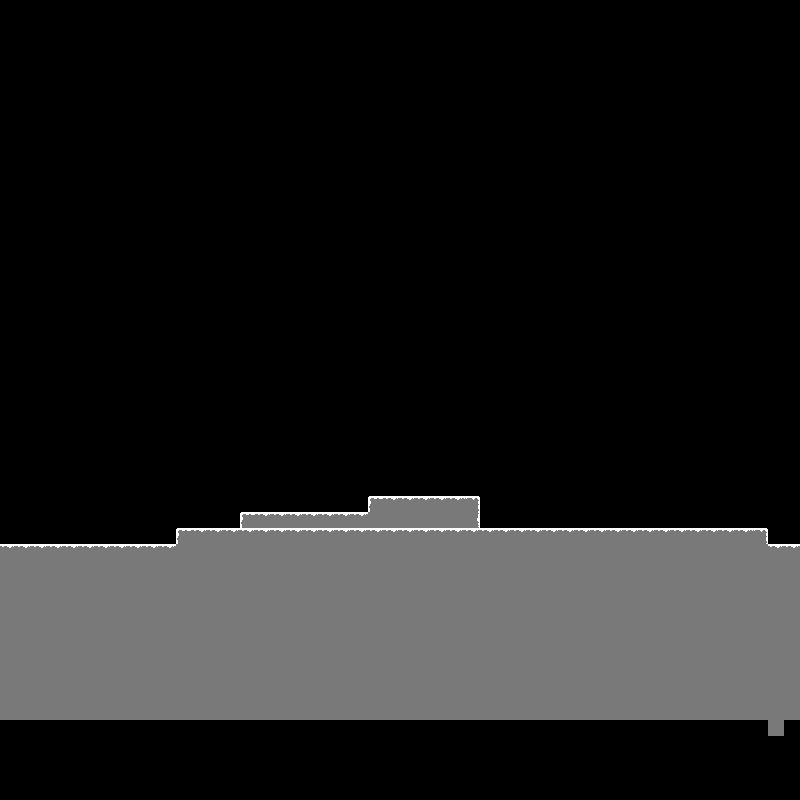

This game map was drawn from its Tiled (.tmx) file and the tilesets committed beside it. A one-line description and the full map source follow:
An orthogonal 50x50 tile map with 16x16 px tiles, 1 tile layer (Camada de Tiles 1) and 6 objects (5x solid, Player).

<map version="1.0" orientation="orthogonal" renderorder="right-down" width="50" height="50" tilewidth="16" tileheight="16" nextobjectid="13">
 <tileset firstgid="1" name="tile" tilewidth="16" tileheight="16" tilecount="9" columns="3">
  <image source="../image/tile.png" width="48" height="48" />
  <tile id="0">
   <properties>
    <property name="solid" value="1" />
   </properties>
  </tile>
  <tile id="1">
   <properties>
    <property name="solid" value="1" />
   </properties>
  </tile>
  <tile id="2">
   <properties>
    <property name="solid" value="1" />
   </properties>
  </tile>
  <tile id="3">
   <properties>
    <property name="solid" value="1" />
   </properties>
  </tile>
  <tile id="4">
   <properties>
    <property name="solid" value="1" />
   </properties>
  </tile>
  <tile id="5">
   <properties>
    <property name="solid" value="1" />
   </properties>
  </tile>
  <tile id="6">
   <properties>
    <property name="solid" value="1" />
   </properties>
  </tile>
  <tile id="7">
   <properties>
    <property name="solid" value="1" />
   </properties>
  </tile>
  <tile id="8">
   <properties>
    <property name="solid" value="1" />
   </properties>
  </tile>
 </tileset>
 <layer name="Camada de Tiles 1" width="50" height="50">
  <data encoding="csv">
0,0,0,0,0,0,0,0,0,0,0,0,0,0,0,0,0,0,0,0,0,0,0,0,0,0,0,0,0,0,0,0,0,0,0,0,0,0,0,0,0,0,0,0,0,0,0,0,0,0,
0,0,0,0,0,0,0,0,0,0,0,0,0,0,0,0,0,0,0,0,0,0,0,0,0,0,0,0,0,0,0,0,0,0,0,0,0,0,0,0,0,0,0,0,0,0,0,0,0,0,
0,0,0,0,0,0,0,0,0,0,0,0,0,0,0,0,0,0,0,0,0,0,0,0,0,0,0,0,0,0,0,0,0,0,0,0,0,0,0,0,0,0,0,0,0,0,0,0,0,0,
0,0,0,0,0,0,0,0,0,0,0,0,0,0,0,0,0,0,0,0,0,0,0,0,0,0,0,0,0,0,0,0,0,0,0,0,0,0,0,0,0,0,0,0,0,0,0,0,0,0,
0,0,0,0,0,0,0,0,0,0,0,0,0,0,0,0,0,0,0,0,0,0,0,0,0,0,0,0,0,0,0,0,0,0,0,0,0,0,0,0,0,0,0,0,0,0,0,0,0,0,
0,0,0,0,0,0,0,0,0,0,0,0,0,0,0,0,0,0,0,0,0,0,0,0,0,0,0,0,0,0,0,0,0,0,0,0,0,0,0,0,0,0,0,0,0,0,0,0,0,0,
0,0,0,0,0,0,0,0,0,0,0,0,0,0,0,0,0,0,0,0,0,0,0,0,0,0,0,0,0,0,0,0,0,0,0,0,0,0,0,0,0,0,0,0,0,0,0,0,0,0,
0,0,0,0,0,0,0,0,0,0,0,0,0,0,0,0,0,0,0,0,0,0,0,0,0,0,0,0,0,0,0,0,0,0,0,0,0,0,0,0,0,0,0,0,0,0,0,0,0,0,
0,0,0,0,0,0,0,0,0,0,0,0,0,0,0,0,0,0,0,0,0,0,0,0,0,0,0,0,0,0,0,0,0,0,0,0,0,0,0,0,0,0,0,0,0,0,0,0,0,0,
0,0,0,0,0,0,0,0,0,0,0,0,0,0,0,0,0,0,0,0,0,0,0,0,0,0,0,0,0,0,0,0,0,0,0,0,0,0,0,0,0,0,0,0,0,0,0,0,0,0,
0,0,0,0,0,0,0,0,0,0,0,0,0,0,0,0,0,0,0,0,0,0,0,0,0,0,0,0,0,0,0,0,0,0,0,0,0,0,0,0,0,0,0,0,0,0,0,0,0,0,
0,0,0,0,0,0,0,0,0,0,0,0,0,0,0,0,0,0,0,0,0,0,0,0,0,0,0,0,0,0,0,0,0,0,0,0,0,0,0,0,0,0,0,0,0,0,0,0,0,0,
0,0,0,0,0,0,0,0,0,0,0,0,0,0,0,0,0,0,0,0,0,0,0,0,0,0,0,0,0,0,0,0,0,0,0,0,0,0,0,0,0,0,0,0,0,0,0,0,0,0,
0,0,0,0,0,0,0,0,0,0,0,0,0,0,0,0,0,0,0,0,0,0,0,0,0,0,0,0,0,0,0,0,0,0,0,0,0,0,0,0,0,0,0,0,0,0,0,0,0,0,
0,0,0,0,0,0,0,0,0,0,0,0,0,0,0,0,0,0,0,0,0,0,0,0,0,0,0,0,0,0,0,0,0,0,0,0,0,0,0,0,0,0,0,0,0,0,0,0,0,0,
0,0,0,0,0,0,0,0,0,0,0,0,0,0,0,0,0,0,0,0,0,0,0,0,0,0,0,0,0,0,0,0,0,0,0,0,0,0,0,0,0,0,0,0,0,0,0,0,0,0,
0,0,0,0,0,0,0,0,0,0,0,0,0,0,0,0,0,0,0,0,0,0,0,0,0,0,0,0,0,0,0,0,0,0,0,0,0,0,0,0,0,0,0,0,0,0,0,0,0,0,
0,0,0,0,0,0,0,0,0,0,0,0,0,0,0,0,0,0,0,0,0,0,0,0,0,0,0,0,0,0,0,0,0,0,0,0,0,0,0,0,0,0,0,0,0,0,0,0,0,0,
0,0,0,0,0,0,0,0,0,0,0,0,0,0,0,0,0,0,0,0,0,0,0,0,0,0,0,0,0,0,0,0,0,0,0,0,0,0,0,0,0,0,0,0,0,0,0,0,0,0,
0,0,0,0,0,0,0,0,0,0,0,0,0,0,0,0,0,0,0,0,0,0,0,0,0,0,0,0,0,0,0,0,0,0,0,0,0,0,0,0,0,0,0,0,0,0,0,0,0,0,
0,0,0,0,0,0,0,0,0,0,0,0,0,0,0,0,0,0,0,0,0,0,0,0,0,0,0,0,0,0,0,0,0,0,0,0,0,0,0,0,0,0,0,0,0,0,0,0,0,0,
0,0,0,0,0,0,0,0,0,0,0,0,0,0,0,0,0,0,0,0,0,0,0,0,0,0,0,0,0,0,0,0,0,0,0,0,0,0,0,0,0,0,0,0,0,0,0,0,0,0,
0,0,0,0,0,0,0,0,0,0,0,0,0,0,0,0,0,0,0,0,0,0,0,0,0,0,0,0,0,0,0,0,0,0,0,0,0,0,0,0,0,0,0,0,0,0,0,0,0,0,
0,0,0,0,0,0,0,0,0,0,0,0,0,0,0,0,0,0,0,0,0,0,0,0,0,0,0,0,0,0,0,0,0,0,0,0,0,0,0,0,0,0,0,0,0,0,0,0,0,0,
0,0,0,0,0,0,0,0,0,0,0,0,0,0,0,0,0,0,0,0,0,0,0,0,0,0,0,0,0,0,0,0,0,0,0,0,0,0,0,0,0,0,0,0,0,0,0,0,0,0,
0,0,0,0,0,0,0,0,0,0,0,0,0,0,0,0,0,0,0,0,0,0,0,0,0,0,0,0,0,0,0,0,0,0,0,0,0,0,0,0,0,0,0,0,0,0,0,0,0,0,
0,0,0,0,0,0,0,0,0,0,0,0,0,0,0,0,0,0,0,0,0,0,0,0,0,0,0,0,0,0,0,0,0,0,0,0,0,0,0,0,0,0,0,0,0,0,0,0,0,0,
0,0,0,0,0,0,0,0,0,0,0,0,0,0,0,0,0,0,0,0,0,0,0,0,0,0,0,0,0,0,0,0,0,0,0,0,0,0,0,0,0,0,0,0,0,0,0,0,0,0,
0,0,0,0,0,0,0,0,0,0,0,0,0,0,0,0,0,0,0,0,0,0,0,0,0,0,0,0,0,0,0,0,0,0,0,0,0,0,0,0,0,0,0,0,0,0,0,0,0,0,
0,0,0,0,0,0,0,0,0,0,0,0,0,0,0,0,0,0,0,0,0,0,0,0,0,0,0,0,0,0,0,0,0,0,0,0,0,0,0,0,0,0,0,0,0,0,0,0,0,0,
0,0,0,0,0,0,0,0,0,0,0,0,0,0,0,0,0,0,0,0,0,0,0,0,0,0,0,0,0,0,0,0,0,0,0,0,0,0,0,0,0,0,0,0,0,0,0,0,0,0,
0,0,0,0,0,0,0,0,0,0,0,0,0,0,0,0,0,0,0,0,0,0,0,1,2,2,2,2,2,3,0,0,0,0,0,0,0,0,0,0,0,0,0,0,0,0,0,0,0,0,
0,0,0,0,0,0,0,0,0,0,0,0,0,0,0,1,2,2,2,2,2,2,2,5,5,5,5,5,5,6,0,0,0,0,0,0,0,0,0,0,0,0,0,0,0,0,0,0,0,0,
0,0,0,0,0,0,0,0,0,0,0,1,2,2,2,2,2,2,2,2,2,2,2,2,2,2,2,2,2,2,2,2,2,2,2,2,2,2,2,2,2,2,2,2,2,2,2,3,0,0,
2,2,2,2,2,2,2,2,2,2,2,5,5,5,5,5,5,5,5,5,5,5,5,5,5,5,5,5,5,5,5,5,5,5,5,5,5,5,5,5,5,5,5,5,5,5,5,5,2,2,
5,5,5,5,5,5,5,5,5,5,5,5,5,5,5,5,5,5,5,5,5,5,5,5,5,5,5,5,5,5,5,5,5,5,5,5,5,5,5,5,5,5,5,5,5,5,5,5,5,5,
5,5,5,5,5,5,5,5,5,5,5,5,5,5,5,5,5,5,5,5,5,5,5,5,5,5,5,5,5,5,5,5,5,5,5,5,5,5,5,5,5,5,5,5,5,5,5,5,5,5,
5,5,5,5,5,5,5,5,5,5,5,5,5,5,5,5,5,5,5,5,5,5,5,5,5,5,5,5,5,5,5,5,5,5,5,5,5,5,5,5,5,5,5,5,5,5,5,5,5,5,
5,5,5,5,5,5,5,5,5,5,5,5,5,5,5,5,5,5,5,5,5,5,5,5,5,5,5,5,5,5,5,5,5,5,5,5,5,5,5,5,5,5,5,5,5,5,5,5,5,5,
5,5,5,5,5,5,5,5,5,5,5,5,5,5,5,5,5,5,5,5,5,5,5,5,5,5,5,5,5,5,5,5,5,5,5,5,5,5,5,5,5,5,5,5,5,5,5,5,5,5,
5,5,5,5,5,5,5,5,5,5,5,5,5,5,5,5,5,5,5,5,5,5,5,5,5,5,5,5,5,5,5,5,5,5,5,5,5,5,5,5,5,5,5,5,5,5,5,5,5,5,
5,5,5,5,5,5,5,5,5,5,5,5,5,5,5,5,5,5,5,5,5,5,5,5,5,5,5,5,5,5,5,5,5,5,5,5,5,5,5,5,5,5,5,5,5,5,5,5,5,5,
5,5,5,5,5,5,5,5,5,5,5,5,5,5,5,5,5,5,5,5,5,5,5,5,5,5,5,5,5,5,5,5,5,5,5,5,5,5,5,5,5,5,5,5,5,5,5,5,5,5,
5,5,5,5,5,5,5,5,5,5,5,5,5,5,5,5,5,5,5,5,5,5,5,5,5,5,5,5,5,5,5,5,5,5,5,5,5,5,5,5,5,5,5,5,5,5,5,5,5,5,
5,5,5,5,5,5,5,5,5,5,5,5,5,5,5,5,5,5,5,5,5,5,5,5,5,5,5,5,5,5,5,5,5,5,5,5,5,5,5,5,5,5,5,5,5,5,5,5,5,5,
0,0,0,0,0,0,0,0,0,0,0,0,0,0,0,0,0,0,0,0,0,0,0,0,0,0,0,0,0,0,0,0,0,0,0,0,0,0,0,0,0,0,0,0,0,0,0,0,5,0,
0,0,0,0,0,0,0,0,0,0,0,0,0,0,0,0,0,0,0,0,0,0,0,0,0,0,0,0,0,0,0,0,0,0,0,0,0,0,0,0,0,0,0,0,0,0,0,0,0,0,
0,0,0,0,0,0,0,0,0,0,0,0,0,0,0,0,0,0,0,0,0,0,0,0,0,0,0,0,0,0,0,0,0,0,0,0,0,0,0,0,0,0,0,0,0,0,0,0,0,0,
0,0,0,0,0,0,0,0,0,0,0,0,0,0,0,0,0,0,0,0,0,0,0,0,0,0,0,0,0,0,0,0,0,0,0,0,0,0,0,0,0,0,0,0,0,0,0,0,0,0,
0,0,0,0,0,0,0,0,0,0,0,0,0,0,0,0,0,0,0,0,0,0,0,0,0,0,0,0,0,0,0,0,0,0,0,0,0,0,0,0,0,0,0,0,0,0,0,0,0,0
</data>
 </layer>
 <objectgroup name="Camada de Objetos 1">
  <object id="3" name="Player" x="35.5" y="473" />
 </objectgroup>
 <objectgroup name="Chao">
  <object id="4" name="solid" x="0" y="544" width="176" height="48" />
  <object id="5" name="solid" x="176" y="528" width="592" height="64" />
  <object id="9" name="solid" x="240" y="512" width="240" height="16" />
  <object id="11" name="solid" x="368" y="496" width="112" height="16" />
  <object id="12" name="solid" x="768" y="544" width="32" height="48" />
 </objectgroup>
</map>